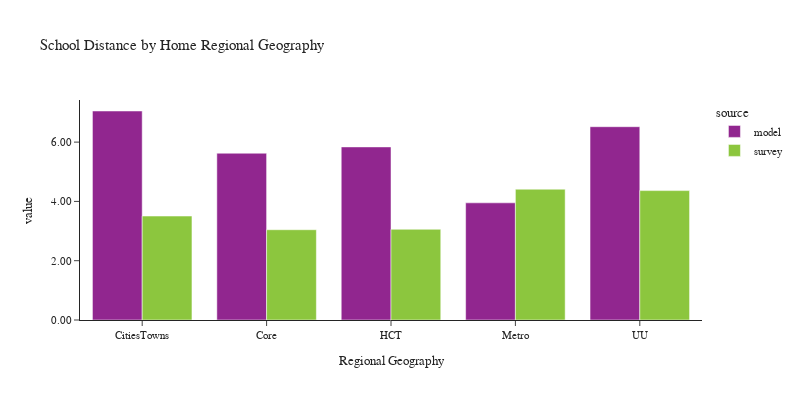

This figure's notebook cell:
### Code cell
plot_school_location(df_students, 'rg_proposed_home', 'Home Regional Geography', 'Regional Geography')

### Figure 1 — Plotly figure (JSON) as saved in the notebook; plotly's stock layout.template omitted (floating-point values rounded to 4 significant figures)
{"data": [{"alignmentgroup": "True", "customdata": [[97804], [224944], [222360], [261319], [45813]], "hovertemplate": "source=model<br>rg_proposed_home=%{x}<br>value=%{y}<br>sample count=%{customdata[0]}<extra></extra>", "legendgroup": "model", "marker": {"color": "#91268F", "pattern": {"shape": ""}}, "name": "model", "offsetgroup": "model", "orientation": "v", "showlegend": true, "textposition": "auto", "type": "bar", "x": ["CitiesTowns", "Core", "HCT", "Metro", "UU"], "xaxis": "x", "y": [7.049, 5.625, 5.838, 3.952, 6.519], "yaxis": "y"}, {"alignmentgroup": "True", "customdata": [[87], [173], [206], [247], [21]], "hovertemplate": "source=survey<br>rg_proposed_home=%{x}<br>value=%{y}<br>sample count=%{customdata[0]}<extra></extra>", "legendgroup": "survey", "marker": {"color": "#8CC63E", "pattern": {"shape": ""}}, "name": "survey", "offsetgroup": "survey", "orientation": "v", "showlegend": true, "textposition": "auto", "type": "bar", "x": ["CitiesTowns", "Core", "HCT", "Metro", "UU"], "xaxis": "x", "y": [3.506, 3.045, 3.059, 4.411, 4.365], "yaxis": "y"}], "layout": {"barmode": "group", "font": {"size": 11}, "height": 400, "legend": {"title": {"text": "source"}, "tracegroupgap": 0}, "title": {"text": "School Distance by Home Regional Geography"}, "width": 800, "xaxis": {"anchor": "y", "domain": [0.0, 1.0], "title": {"text": "Regional Geography"}}, "yaxis": {"anchor": "x", "domain": [0.0, 1.0], "tickformat": ".2f", "title": {"text": "value"}}}}
